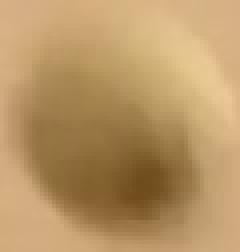
#> input picture source/ball_template.jpg, 60 x 63 px (shown 4 times larger)
$ python videoTemplateMatch.py
#> lines starting #> are read from the running program, lines starting #| are printed output that depends on the picture; after the words box and inside, x2 and y2 are one past the last pixel; in counts of white or black regions, pixels touching at a corner belong together
import numpy as np
import cv2
import matplotlib.pyplot as plt

# Load the images in grey scale
vid = cv2.VideoCapture('source/sample_video.mp4')
frame_rate = int(vid.get(cv2.CAP_PROP_FPS))
template = cv2.imread('source/ball_template.jpg', 0)
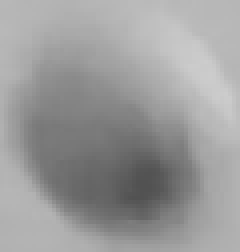
#> template: shape (63, 60) (shown 4 times larger); min 82, max 204, mean 155.1
output = cv2.VideoWriter("output.avi", cv2.VideoWriter_fourcc(*'MJPG'), 30, (int(vid.get(3)), int(vid.get(4))))

height, width = template.shape
#> height = 63; width = 60
trajectory = []

methods = [cv2.TM_CCOEFF, cv2.TM_CCOEFF_NORMED, cv2.TM_CCORR, cv2.TM_CCORR_NORMED, cv2.TM_SQDIFF, cv2.TM_SQDIFF_NORMED]
method = methods[3]

while (vid.isOpened()):
    ret, frame = vid.read()
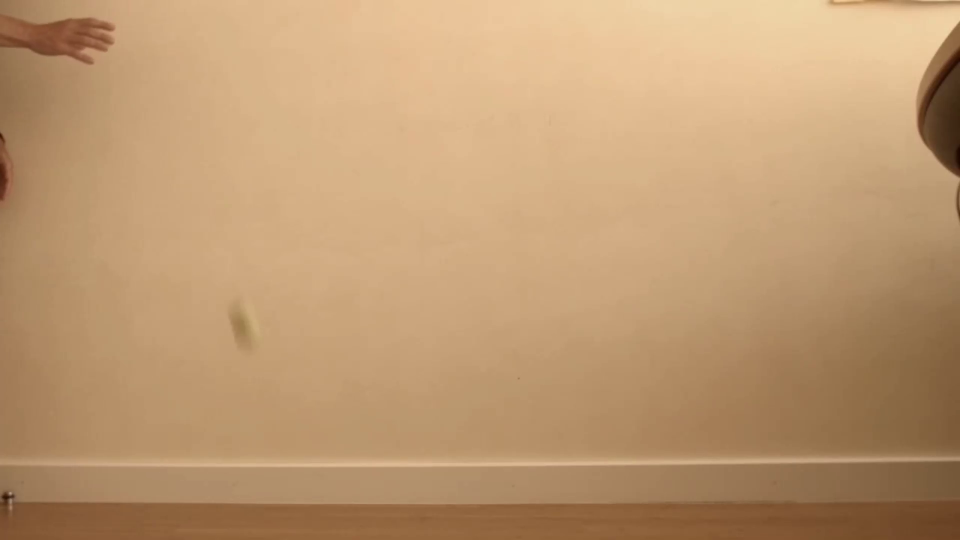
#> input picture frame 9 of source/sample_video.mp4, 1920 x 1080 px (shown at 1/2 size)
#> frame is the input picture: shape (1080, 1920, 3); mean B, G, R 113.7, 153.3, 189.7

    if (ret):
        grey_frame = cv2.cvtColor(frame, cv2.COLOR_BGR2GRAY)
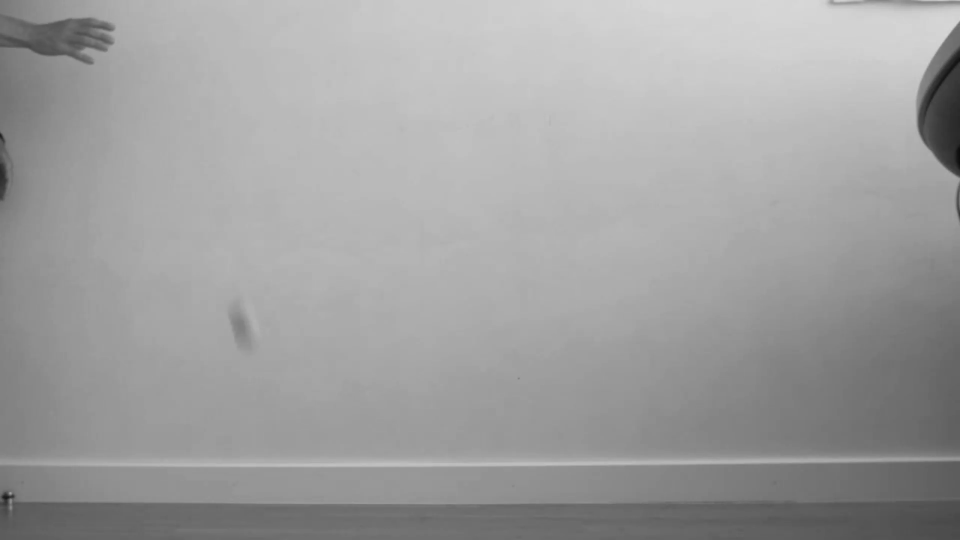
#> grey_frame: shape (1080, 1920) (shown at 1/2 size); min 11, max 217, mean 159.7
        result = cv2.matchTemplate(grey_frame, template, method)
        min_val, max_val, min_loc, max_loc = cv2.minMaxLoc(result)
#> min_val = 0.817; max_val = 0.993; min_loc = (1860, 288); max_loc = (451, 607)

        if method in [cv2.TM_SQDIFF, cv2.TM_SQDIFF_NORMED]:
            location = min_loc
        else:
            location = max_loc
#> location = (451, 607)

        bottom_right = (location[0]+width, location[1]+height)
#> bottom_right = (511, 670)
        cv2.rectangle(frame, location, bottom_right, (0,0,255), 2)
#> frame: shape (1080, 1920, 3); 0.04% of pixels changed, all inside (x1, y1, x2, y2) = (450, 606, 513, 672)

        center = (location[0]+(width//2), location[1]+(height//2))
#> center = (481, 638)
        trajectory.append(center)
        for circle in trajectory:
            cv2.circle(frame, circle, 5, (0, 0, 255), -1)
#> this loop made 1 pass
#> frame: shape (1080, 1920, 3); mean B, G, R 113.7, 153.2, 189.8

        output.write(frame)
        #cv2.imshow('frame', frame)

        if (cv2.waitKey(25) == ord('q')):
#> (key q is pressed here)
            break
    else:
        break

vid.release()
cv2.destroyAllWindows()

fig = plt.figure()
positions = [[],[]]
for position in trajectory:
    positions[0].append(position[0])
    positions[1].append(-position[1])
#> this loop made 1 pass

plt.scatter(positions[0], positions[1], color='red', s=10)

max = np.argmax(positions[1])
min = np.argmin(positions[1])

frame_dif = np.absolute(np.absolute(max)-np.absolute(min))
time = (frame_dif*1)/frame_rate
distance = float(input("Estimated drop height (meters): "))
#> the answer given: 100
speed = distance/time # speed = distance/time, this is an estimate distance
print(f"Average speed: {speed:.2f} meters per second")
print(f"Estimated time: {time:.2f} secs")

plt.show()
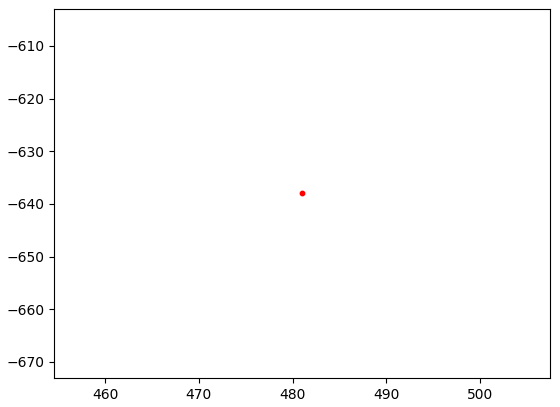
#> figure drawn by matplotlib, 1 panel
